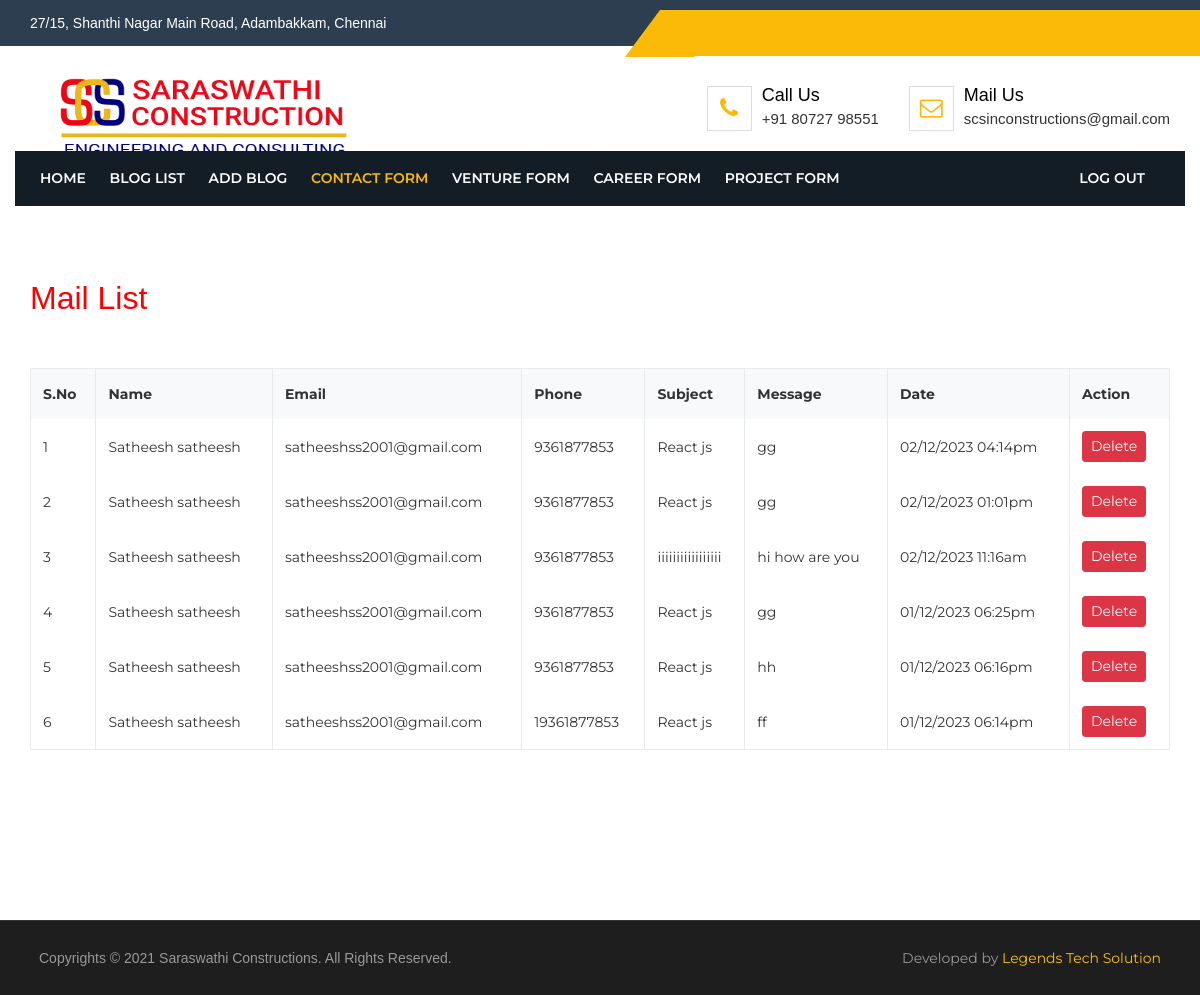
/mail.php (signed in), run on the app's committed database.
### tables this page shows
CREATE TABLE `scs_mail` (
  `id` int(11) NOT NULL,
  `name` text NOT NULL,
  `email` text NOT NULL,
  `subject` text NOT NULL,
  `phone` bigint(20) NOT NULL,
  `msg` text NOT NULL,
  `date` datetime NOT NULL DEFAULT current_timestamp()
);

### mail.php (the view, shortened to what this page needs)
<?php
include('connection.php');
$sql_mail = "SELECT * FROM scs_mail ORDER BY id DESC";
$result_mail = mysqli_query($conn, $sql_mail);
?>
<!DOCTYPE html>
<html lang="en">
<head>
   <link rel="stylesheet" href="assets/css/bootstrap.min.css">
   <link rel="stylesheet" href="assets/css/font-awesome.min.css">
   <link rel="stylesheet" href="assets/css/animate.min.css">
   <link rel="stylesheet" href="assets/css/owl.carousel.css">
   <link rel="stylesheet" href="assets/css/slicknav.min.css">
   <link rel="stylesheet" href="assets/css/magnific-popup.css">
   <link rel="stylesheet" href="assets/css/style.css">
   <link rel="stylesheet" href="assets/css/responsive.css">
   <link rel="stylesheet" href="https://cdnjs.cloudflare.com/ajax/libs/font-awesome/4.7.0/css/font-awesome.min.css">
</head>
<body>
   <header class="construct-header-area">
      <div class="header-top-area">
         <div class="header-top-overlay"></div>
         <div class="container">
            <div class="row">
               <div class="col-md-6 col-sm-12">
                  <div class="header-top-left">
                     <p style="font-size: 14px;">27/15, Shanthi Nagar Main Road, Adambakkam, Chennai</p>
                  </div>
               </div>
               <div class="col-md-6 col-sm-12">
               </div>
            </div>
         </div>
      </div>
      <div class="header-logo-area">
         <div class="container">
            <div class="row">
               <div class="col-lg-5 col-md-5 col-sm-5">
                  <div class="construct-logo">
                     <a href="index.php">
                        <img src="assets/img/logo_new.png" class="img-fluid" alt="site logo"
                           style="width:350px; height:100px" />
                     </a>
                  </div>
               </div>
               <div class="col-lg-7 col-md-7 col-sm-7">
                  <div class="logoright-section">
                     <div class="single-logo-right">
                        <div class="logo-right-icon">
                           <i class="fa fa-phone"></i>
                        </div>
                        <div class="logo-right-text">
                           <h4>call us</h4>
                           <p>+91 80727 98551</p>
                        </div>
                     </div>
                     <div class="single-logo-right">
                        <div class="logo-right-icon">
                           <i class="fa fa-envelope-o"></i>
                        </div>
                        <div class="logo-right-text">
                           <h4>Mail us</h4>
                           <p>scsinconstructions@gmail.com</p>
                        </div>
                     </div>
                  </div>
               </div>
            </div>
         </div>
      </div>
      <div class="mainmenu-area">
         <div class="container">
            <div class="row">
               <div class="col-md-10">
                  <div class="mainmenu">
                     <ul id="construct_navigation">
                        <li><a href="index.php">Home</a></li>
                        <li><a href="blog_view.php">Blog List</a></li>
                        <li><a href="add_blog.php">Add Blog</a></li>
                        <li class="current-page-item"><a href="mail.php">Contact Form</a></li>
                        <li><a href="venture_mail.php">Venture Form</a></li>
                        <li><a href="carrer_mail.php">career Form</a></li>
                        <li><a href="project_mail.php">Project Form</a></li>
                        <li style="float:right; margin-right:-180px;"><a href="logout.php">Log out</a></li>
                     </ul>
                  </div>
               </div>
            </div>
         </div>
      </div>
   </header>
   <section class="construct-blog-page-area section_100">
      <div class="container">
         <div class="row">
            <div class=" col-lg-12 col-md-12 col-sm-12">
               <h2 style="color:red;">Mail List </h2><br><br>
               <div id="overflowTest">
                  <table class="table table-bordered table-striped table-hover">
                     <thead>
                        <tr class="bg-light">
                           <th>S.No</th>
                           <th>Name</th>
                           <th>Email</th>
                           <th>Phone</th>
                           <th>Subject</th>
                           <th>Message</th>
                           <th>Date</th>
                           <th>Action</th>
                        </tr>
                     </thead>
                     <tbody>
                        <?php $i = 1;
                        while ($row_mail = mysqli_fetch_array($result_mail)) {
                           ?>
                           <tr>
                              <td>
                                 <?php echo $i; ?>
                              </td>
                              <td>
                                 <?php echo $row_mail['name']; ?>
                              </td>
                              <td>
                                 <?php echo $row_mail['email']; ?>
                              </td>
                              <td>
                                 <?php echo $row_mail['phone']; ?>
                              </td>
                              <td>
                                 <?php echo $row_mail['subject']; ?>
                              </td>
                              <td>
                                 <?php echo $row_mail['msg']; ?>
                              </td>
                              <td>
                                 <?php
                                 $rawDate = $row_mail['date'];
                                 $dateObject = new DateTime($rawDate);
                                 $formattedDate = $dateObject->format('d/m/Y h:ia');
                                 echo $formattedDate;
                                 ?>
                              </td>
                              <td>
                                 <a href="mail.php?delete_id=<?php echo $row_mail['id']; ?>" class="btn btn-sm btn-danger"
                                    onclick="return confirm('Are you sure you want to delete ?');">Delete</a>
                              </td>
                           </tr>
                           <?php
                           $i++;
                        }
                        ?>
                     </tbody>
                  </table>
               </div>
            </div>
         </div>
      </div>
   </section><br><br>
   <?php
   include('footer_admin.php');
   ?>
</body>
</html>

### assets/css/style.css (style rules this page uses)
body { font-family: 'Montserrat', sans-serif; font-size: 14px; line-height: 26px; color: #333; font-weight: 400 }
html, body { height: 100%; }
img { max-width: auto; height: auto }
h1, h2, h3, h4, h5, h6, p { margin: 0; padding: 0; font-family: "Nunito", sans-serif; }
p { font-size: 15px; }
a { -webkit-transition: all 0.4s ease 0s; transition: all 0.4s ease 0s; color: inherit }
ul, ol { margin: 0; padding: 0; }
li { list-style-type: none; }
.table { margin-bottom: 0 }
.section_100 { padding: 100px 0; }
@media (min-width:576px) { .container { max-width: 540px } }
@media (min-width:768px) { .container { max-width: 750px } }
@media (min-width:992px) { .container { max-width: 970px } }
@media (min-width:1200px) { .container { max-width: 1170px } }
.slicknav_nav a { font-size: 16px; margin: 0; text-transform: capitalize; -webkit-transition: all 0.4s ease 0s; transition: all 0.4s ease 0s; color: #000 }
.slicknav_nav li { border-bottom: 1px solid #aaa; }
.slicknav_nav li:last-child { border-bottom: 0px solid #aaa }
.slicknav_nav { background: #fff none repeat scroll 0 0; border-top: 1px solid #e5aa0a; box-shadow: 0 0 8px rgba(34, 30, 31, 0.3); }
.header-top-area { background: #2d3e50 none repeat scroll 0 0; color: #fff; position: relative }
.header-top-overlay:before { border-color: #fbb908 transparent; border-style: solid; border-width: 0 35px 47px; content: ""; left: -35px; position: absolute; }
.header-top-overlay { background: #fbb908 none repeat scroll 0 0; height: 100%; position: absolute; right: 0; top: 10px; width: 45%; }
.header-top-left { padding: 10px 0; }
.header-logo-area { padding: 20px 0 15px; }
.logoright-section { float: right; padding-top: 20px; }
.single-logo-right { float: left; margin-right: 30px; }
.single-logo-right:last-child { margin-right: 0px; }
.logo-right-icon { border: 1px solid #ddd; color: #fbb908; float: left; font-size: 23px; height: 45px; line-height: 43px; margin-right: 10px; text-align: center; width: 45px; }
.logo-right-text { overflow: hidden; }
.logo-right-text>h4 { color: #000; text-transform: capitalize; font-size: 18px }
.construct-header-area { position: relative; }
.mainmenu-area { margin-top: -30px; position: absolute; width: 100%; z-index: 999; }
.mainmenu-area .container { background: #121d25 none repeat scroll 0 0; min-height: 55px; }
.mainmenu li { display: inline-block; position: relative }
.mainmenu li>a { display: block; font-weight: 600; padding: 14px 10px; text-transform: uppercase; color: #fff }
.mainmenu li>a:hover, .mainmenu li.current-page-item>a { color: #fbb908 }
.table>tbody>tr>td, .table>tbody>tr>th, .table>tfoot>tr>td, .table>tfoot>tr>th, .table>thead>tr>td, .table>thead>tr>th { border-bottom: 0 solid #ddd; border-top: 0 solid #ddd; vertical-align: middle; }
.table-striped>tbody>tr:nth-of-type(2n+1) { background-color: #fff; }

### mail.php (style rules this page uses)
#overflowTest { width: 100%; height: 400px; overflow: scroll; }

### data on the page
scs_mail: name "Satheesh satheesh", email "satheeshss2001@gmail.com", phone "9361877853", subject "React js", msg "gg", date "02/12/2023 04:14pm"
scs_mail: name "Satheesh satheesh", email "satheeshss2001@gmail.com", phone "9361877853", subject "React js", msg "gg", date "02/12/2023 01:01pm"
scs_mail: name "Satheesh satheesh", email "satheeshss2001@gmail.com", phone "9361877853", subject "iiiiiiiiiiiiiiiii", msg "hi how are you", date "02/12/2023 11:16am"
scs_mail: name "Satheesh satheesh", email "satheeshss2001@gmail.com", phone "9361877853", subject "React js", msg "gg", date "01/12/2023 06:25pm"
scs_mail: name "Satheesh satheesh", email "satheeshss2001@gmail.com", phone "9361877853", subject "React js", msg "hh", date "01/12/2023 06:16pm"
scs_mail: name "Satheesh satheesh", email "satheeshss2001@gmail.com", phone "19361877853", subject "React js", msg "ff", date "01/12/2023 06:14pm"
